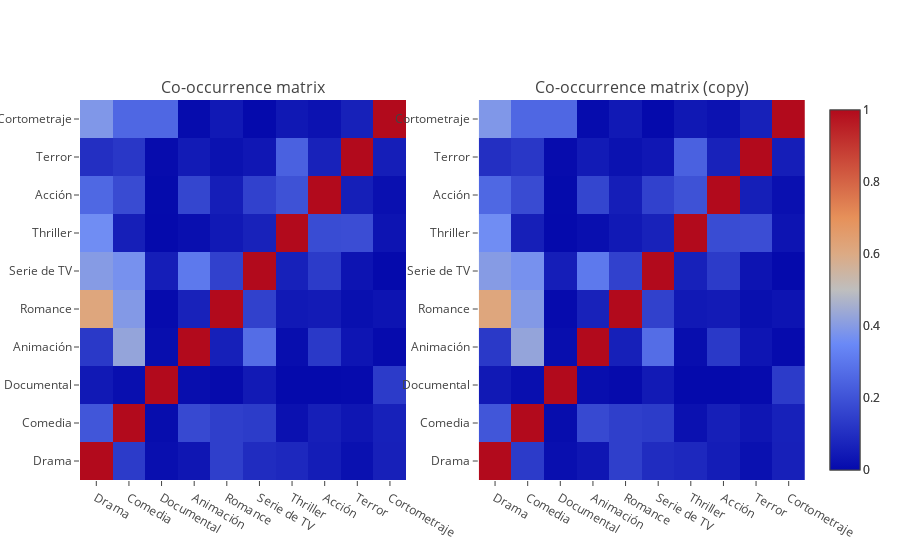

This figure's notebook cell:
### Markdown cell above
Co-occurence Matrices

### Code cell
most_common_text = mlb.classes_[indexes]
most_common_index = indexes
most_common_value = most_common

tags = most_common_text


subset = []
sub_genres_features = genres_features[:,most_common_index]
#df['Genre'].map(lambda x: x.split('|'))
for i, entry in enumerate(df['Genre'].map(lambda x: x.split('|'))):
    if np.any(np.in1d(mlb.classes_[indexes], entry)):
        subset.append(sub_genres_features[i])

np_ground_truth = np.asarray(subset)

#print(np_ground_truth[:20])

# Co-occurence Matrices
com_ground_truth = np.zeros([len(tags)]*2)
for l, tag in enumerate(tags):
        for l2, tag2 in enumerate(tags):
            if np_ground_truth[:,l].sum()>0:
                com_ground_truth[l, l2] = np_ground_truth[:,l].dot(np_ground_truth[:,l2])/np_ground_truth[:,l].sum()
            else:
                com_ground_truth[l, l2] = 0

# Plotting
data=go.Heatmap(z=com_ground_truth, x=list(tags), y=list(tags))

fig = tls.make_subplots(rows=1, cols=2, subplot_titles=('Co-occurrence matrix','Co-occurrence matrix (copy)'))
fig.append_trace(data, 1, 1)
fig.append_trace(data, 1, 2)

py.iplot(fig)

### Figure 1 — Plotly figure (JSON) as saved in the notebook; plotly's stock layout.template omitted (floating-point values rounded to 4 significant figures)
{"data": [{"type": "heatmap", "x": ["Drama", "Comedia", "Documental", "Animación", "Romance", "Serie de TV", "Thriller", "Acción", "Terror", "Cortometraje"], "xaxis": "x1", "y": ["Drama", "Comedia", "Documental", "Animación", "Romance", "Serie de TV", "Thriller", "Acción", "Terror", "Cortometraje"], "yaxis": "y1", "z": [[1, 0.134, 0.01249, 0.0338, 0.1456, 0.094, 0.08231, 0.05366, 0.01818, 0.06173], [0.2085, 1, 0.006934, 0.1745, 0.1454, 0.1366, 0.02036, 0.05781, 0.03403, 0.06343], [0.04209, 0.01502, 1, 0.01004, 0.002215, 0.04403, 0.0007615, 0.001038, 0.003946, 0.1362], [0.1284, 0.4258, 0.01131, 1, 0.05927, 0.2725, 0.01084, 0.1299, 0.03081, 0.00312], [0.6162, 0.3953, 0.002781, 0.06604, 1, 0.1514, 0.03997, 0.04779, 0.01555, 0.0285], [0.3998, 0.3733, 0.05555, 0.3052, 0.1522, 1, 0.06341, 0.1343, 0.02734, 0], [0.3614, 0.05743, 0.0009918, 0.01253, 0.04148, 0.06546, 1, 0.1809, 0.1858, 0.02624], [0.258, 0.1786, 0.001481, 0.1644, 0.05432, 0.1519, 0.1981, 1, 0.05659, 0.01768], [0.1033, 0.1243, 0.006653, 0.0461, 0.02089, 0.03653, 0.2405, 0.06688, 1, 0.05602], [0.3897, 0.2574, 0.2552, 0.005186, 0.04253, 0, 0.03773, 0.02321, 0.06223, 1]]}, {"type": "heatmap", "x": ["Drama", "Comedia", "Documental", "Animación", "Romance", "Serie de TV", "Thriller", "Acción", "Terror", "Cortometraje"], "xaxis": "x2", "y": ["Drama", "Comedia", "Documental", "Animación", "Romance", "Serie de TV", "Thriller", "Acción", "Terror", "Cortometraje"], "yaxis": "y2", "z": [[1, 0.134, 0.01249, 0.0338, 0.1456, 0.094, 0.08231, 0.05366, 0.01818, 0.06173], [0.2085, 1, 0.006934, 0.1745, 0.1454, 0.1366, 0.02036, 0.05781, 0.03403, 0.06343], [0.04209, 0.01502, 1, 0.01004, 0.002215, 0.04403, 0.0007615, 0.001038, 0.003946, 0.1362], [0.1284, 0.4258, 0.01131, 1, 0.05927, 0.2725, 0.01084, 0.1299, 0.03081, 0.00312], [0.6162, 0.3953, 0.002781, 0.06604, 1, 0.1514, 0.03997, 0.04779, 0.01555, 0.0285], [0.3998, 0.3733, 0.05555, 0.3052, 0.1522, 1, 0.06341, 0.1343, 0.02734, 0], [0.3614, 0.05743, 0.0009918, 0.01253, 0.04148, 0.06546, 1, 0.1809, 0.1858, 0.02624], [0.258, 0.1786, 0.001481, 0.1644, 0.05432, 0.1519, 0.1981, 1, 0.05659, 0.01768], [0.1033, 0.1243, 0.006653, 0.0461, 0.02089, 0.03653, 0.2405, 0.06688, 1, 0.05602], [0.3897, 0.2574, 0.2552, 0.005186, 0.04253, 0, 0.03773, 0.02321, 0.06223, 1]]}], "layout": {"annotations": [{"font": {"size": 16}, "showarrow": false, "text": "Co-occurrence matrix", "x": 0.225, "xanchor": "center", "xref": "paper", "y": 1, "yanchor": "bottom", "yref": "paper"}, {"font": {"size": 16}, "showarrow": false, "text": "Co-occurrence matrix (copy)", "x": 0.775, "xanchor": "center", "xref": "paper", "y": 1, "yanchor": "bottom", "yref": "paper"}], "xaxis1": {"anchor": "y1", "domain": [0, 0.45]}, "xaxis2": {"anchor": "y2", "domain": [0.55, 1]}, "yaxis1": {"anchor": "x1", "domain": [0, 1]}, "yaxis2": {"anchor": "x2", "domain": [0, 1]}}}
